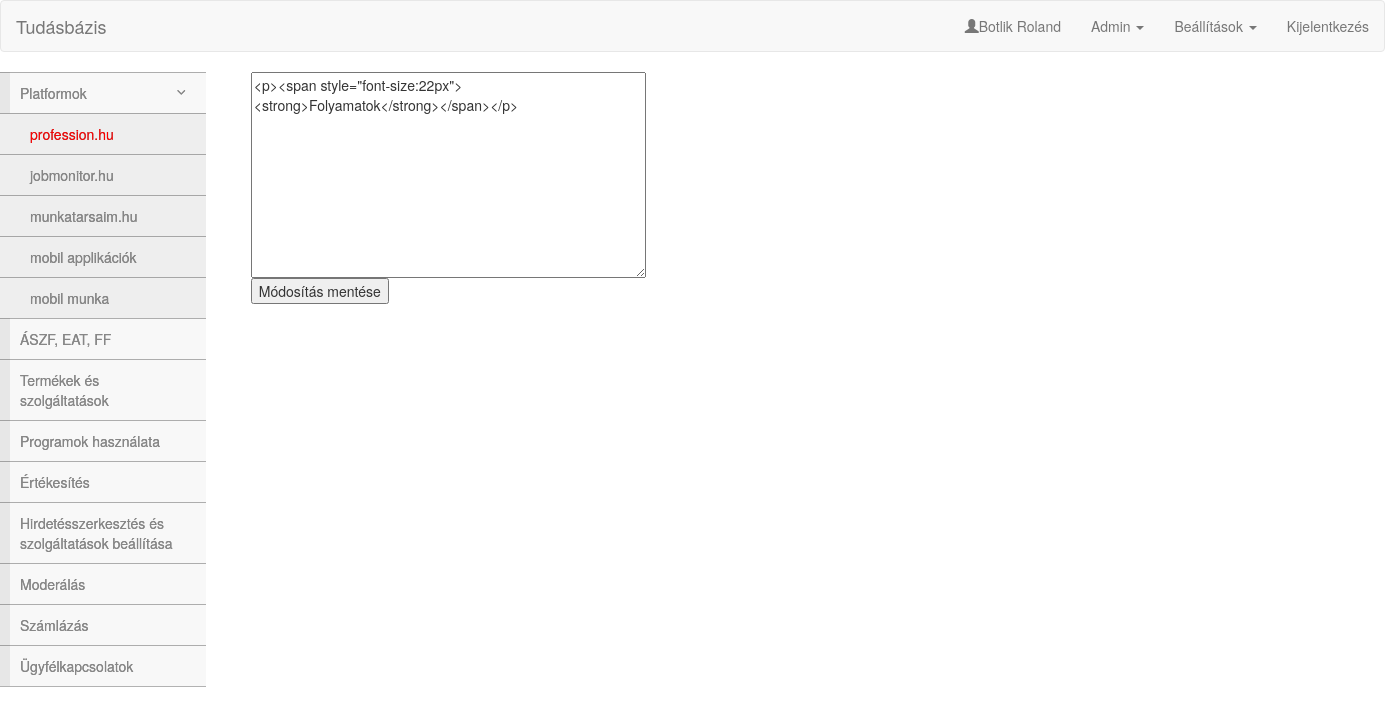
/updatetitle.php?articleid=31&location=11 (signed in), run on the app's committed database.
### tables this page shows
CREATE TABLE `menu` (
  `id` int(11) NOT NULL,
  `title` varchar(64) NOT NULL,
  `parentId` int(11) NOT NULL
);

CREATE TABLE `articles` (
  `id` int(11) NOT NULL,
  `ownerid` int(11) NOT NULL,
  `type` varchar(16) NOT NULL,
  `location` int(11) NOT NULL,
  `position` int(11) NOT NULL,
  `created` datetime NOT NULL,
  `modified` datetime NOT NULL,
  `title` varchar(128) NOT NULL,
  `text` text NOT NULL
);

### src/db.php (called while the page is built, shortened)
<?php
class DB{
var $connection;
	function __construct() {
		$connection = @mysql_connect('localhost','root','root');
		$table = mysql_select_db('tudasbazis',$connection);
		$this->connection = $connection;
	}
	function query($queryString) {
		$resultId = mysql_query($queryString, $this->connection);
		$rows=Array();
		while($record = mysql_fetch_assoc($resultId)){
			$rows[] = $record;
		}
		return $rows;
	}
	function close(){
		$close = mysql_close($this->connection);
	}
}
?>

### src/Utilities.php (called while the page is built, shortened)
<?php
class Utilities
{
	public static function GetNameById()
    {
        $db = new DB();
        $id = $_SESSION['userid'];
        $result = $db->query("SELECT lastname, firstname FROM login WHERE id = '$id';");
        if(count($result))
		{
			$nev = $result[0]['lastname'];
			$nev .= " " . $result[0]['firstname'];
			return $nev;
		}
		else
		{
			return "";
		}
    }
	public static function HasPermission($userid, $permission)
	{
		$db = new DB();
		if($db->query("SELECT * FROM permission WHERE userid = '$userid' AND permission = '$permission'"))
		{
			return true;
		}
		else
		{
			$db->close();
			return false;
		}
	}
}
?>

### src/updatetitle.php (the view, shortened to what this page needs)
<?php
$db = new DB();
$result = $db->query("SELECT * FROM articles WHERE id = " . $_GET['articleid'] .";");
$text = $result[0]['text'];
?>
<html>
	<head>
		<link rel="stylesheet" type="text/css" href="css/bootstrap.min.css">
		<link rel="stylesheet" href="https://cdnjs.cloudflare.com/ajax/libs/twitter-bootstrap/3.3.6/css/bootstrap.min.css" />
		<link rel="stylesheet" href="https://cdnjs.cloudflare.com/ajax/libs/font-awesome/4.6.2/css/font-awesome.min.css" />
		<link rel="stylesheet" href="metisMenu.min.css" />
		<link rel="stylesheet" href="demo.css" />
		<link rel="stylesheet" href="https://cdnjs.cloudflare.com/ajax/libs/prism/1.4.1/themes/prism.min.css" />
	</head>
	<body>
<?php
	include_once('menu.php');
	include_once('sideMenu.php');
?>
<div class="row">
	<div class="col-md-2">
		<?php sideMenu::show(); ?>
	</div>
	<div class="col-md-10">
	<div class="container">
	<form action=<?php echo '"index.php?articleid='.$_GET['articleid'].'&location='.$_GET['location'];?>" method="post">
		<textarea type="text" name="text" rows="10" cols="50"/><?php echo $text; ?></textarea><br />
		<input type="submit" name="updateTitle" value="Módosítás mentése" />
	</form>
</div>
</div>
	</body>
</html>

### src/menu.php (shortened to what this page needs)
<?php
$nev = Utilities::GetNameById();
?>
<nav role="navigation" class="navbar navbar-default">
	<div class="navbar-header">
        <a href="index.php" class="navbar-brand">Tudásbázis</a>
    </div>
    <div id="navbarCollapse" class="collapse navbar-collapse">
        <ul class="nav navbar-nav navbar-right">
			<li><p class="navbar-text"><span class="glyphicon glyphicon-user"></span><?php echo $nev ?></li>
			<?php if(Utilities::HasPermission($_SESSION['userid'],'admin')) { ?>
				<li class="dropdown">
					<a data-toggle="dropdown" class="dropdown-toggle">Admin <b class="caret"></b></a>
				</li>
			<?php } ?>
			<li class="dropdown">
                <a data-toggle="dropdown" class="dropdown-toggle">Beállítások <b class="caret"></b></a>
            </li>
            <li><a href="index.php?logout=1">Kijelentkezés</a></li>
        </ul>
	</div>
</nav>

### src/sideMenu.php (shortened to what this page needs)
<?php
class sideMenu {
	public static function show() {
	echo '<div class="clearfix">'.
    	 	'<aside class="sidebar">'.
      	 		'<nav class="sidebar-nav">'.
         			'<ul class="metismenu" id="menu">';
		$db = new DB();
		$result = $db->query("SELECT id,title FROM menu WHERE parentId = 0");
		foreach($result as $element) {
			echo '<li';
			if (isset($_GET['articleid'])){
				$db = new DB();
				$location = $db->query("SELECT location FROM articles WHERE id = " . $_GET['articleid']);
				$db = new DB();
				$parentCheck = $db->query("SELECT parentId FROM menu WHERE id = " . $location[0]['location']);
				if ($parentCheck[0]['parentId'] == $element['id']){
					echo ' class="active"';
				}
			}
			echo '>'
			.'<a';
			if (isset($_GET['pageid'])){
				if ($_GET['pageid'] == $element['id']){
					echo ' style="color:red;"';
				}
			}
			if (isset($_GET['articleid'])){
				$db = new DB();
				$location = $db->query("SELECT location FROM articles WHERE id = " . $_GET['articleid']);
				if ($location[0]['location'] == $element['id']){
					echo ' style="color:red;"';
				}
			}
			echo ' href="page.php?pageid=' . $element['id'] . '">'. $element['title'];
			$db = new DB();
			if($subResult = $db->query("SELECT title, id FROM menu WHERE parentId = ".$element['id'])) {
				echo '<span class="fa arrow"></span></a>';
				echo '<ul>';
				foreach($subResult as $subElement){
					echo '<li>'
						.'<a';
					if (isset($_GET['pageid'])){
						if ($_GET['pageid'] == $subElement['id']){
							echo ' style="color:red;"';
						}
					}
					if (isset($_GET['articleid'])){
						$db = new DB();
						$location = $db->query("SELECT location FROM articles WHERE id = " . $_GET['articleid']);
						if ($location[0]['location'] == $subElement['id']){
							echo ' style="color:red;"';
						}
					}
					echo ' href="page.php?pageid=' . $subElement['id'] . '">' . $subElement['title'] . '</a>'
						.'</li>';
				}
				echo '</ul>';
			}
			else{
				echo '</a>';
			}
			echo '</li>';
		}
		echo 		'</ul>'.
      			'</nav>'.
    		'</aside>'.
		'</div>';
	}
}
?>

### src/demo.css (style rules this page uses)
.sidebar { display: block; float: left; width: 100%; background: #ffffff; }
.sidebar-nav { border-bottom: 1px solid rgba(0, 0, 0, 0.3); background-image: -webkit-linear-gradient(left, color-stop(#f8f8f8 10px), color-stop(#e7e7e7 10px)); background-image: linear-gradient(to right, #e7e7e7 10px, #f8f8f8 10px); background-repeat: repeat-x; filter: progid: DXImageTransform.Microsoft.gradient(startColorstr='#ffe7e7e7', endColorstr='#fff8f8f8', GradientType=1); }
.sidebar-nav ul { padding: 0; margin: 0; list-style: none; }
.sidebar-nav a, .sidebar-nav a:hover, .sidebar-nav a:focus, .sidebar-nav a:active { outline: none; }
.sidebar-nav ul li, .sidebar-nav ul a { display: block; }
.sidebar-nav ul a { padding: 10px 20px; color: #878787; border-top: 1px solid rgba(0, 0, 0, 0.3); box-shadow: 0px 1px 0px rgba(255, 255, 255, 0.05) inset; text-shadow: 0px 0px 0px rgba(0, 0, 0, 0.5); }
.sidebar-nav ul ul a { padding: 10px 30px; background-color: rgba(238, 238, 238, 1); }

### data on the page
menu: title "Platformok"
menu: title "profession.hu"
menu: title "jobmonitor.hu"
menu: title "munkatarsaim.hu"
menu: title "mobil applikációk"
menu: title "mobil munka"
menu: title "ÁSZF, EAT, FF"
menu: title "Termékek és szolgáltatások"
menu: title "Programok használata"
menu: title "Értékesítés"
menu: title "Hirdetésszerkesztés és szolgáltatások beállítása"
menu: title "Moderálás"
menu: title "Számlázás"
menu: title "Ügyfélkapcsolatok"
articles: text "<p><span style=\"font-size:22px\"><strong>Folyamatok</strong></span></p>"

### other printed values
$nev "Botlik Roland"
